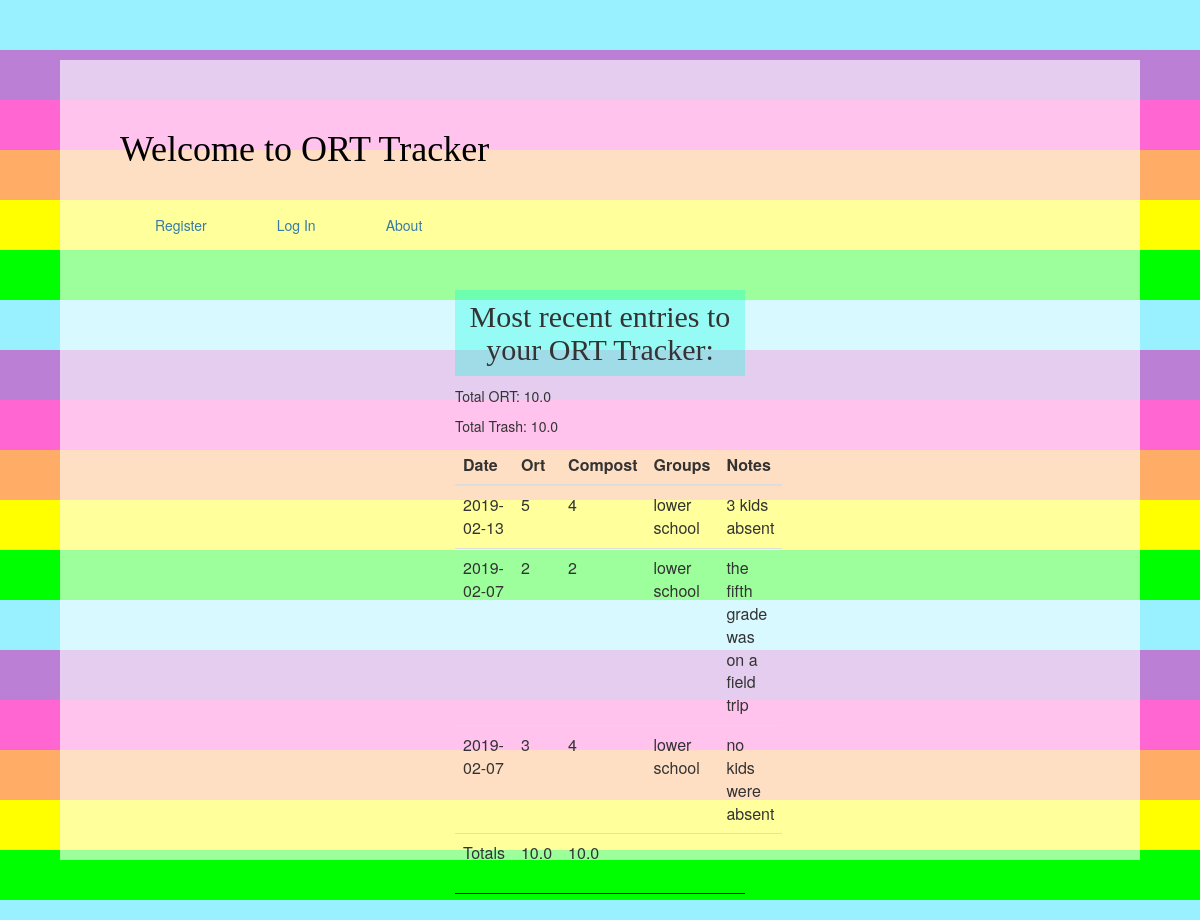
The page /index on the database as committed earlier.
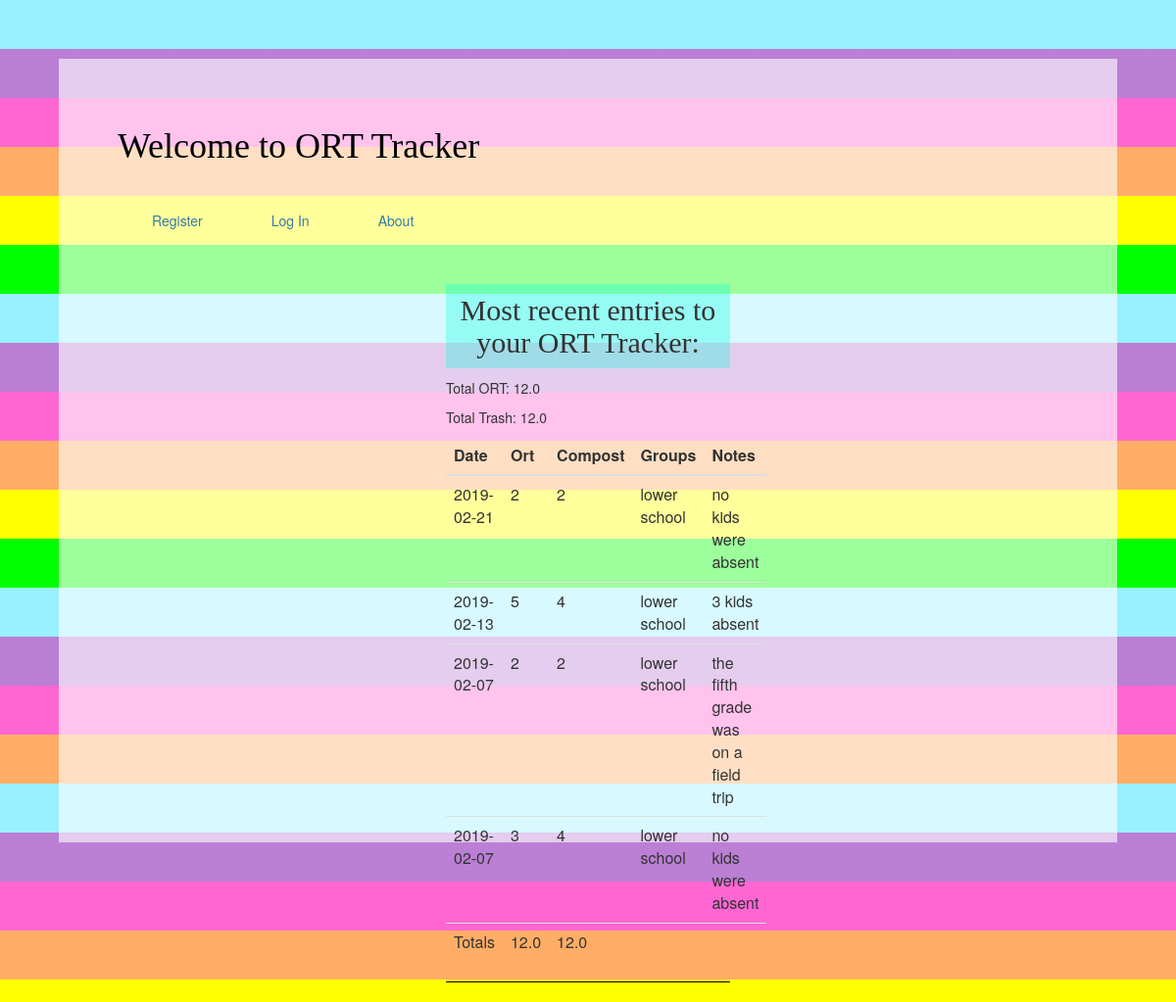
The same page on the database as committed later.
### application/models.py (models this page shows, shortened)
class Data(db.Model):
    id = db.Column(db.Integer, primary_key=True)
    notes = db.Column(db.String(128), index=True, unique=False)
    wdate = db.Column(db.Date(), default= date.today, index=True, unique=False)
    weight_of_ort = db.Column(db.String(128), index=True, unique=False)
    weight_of_compost = db.Column(db.String(128), index=True, unique=False)
    groups = db.Column(db.String(128), index=True, unique=False)
    user_id = db.Column(db.Integer, db.ForeignKey('user.id'))

### application/routes.py (the view)
@application.route('/', methods=['GET', 'POST'])
@application.route('/index', methods=['GET', 'POST'])
def bview():
    try:
        query_db = Data.query.order_by(Data.id.desc())#took out .limit(num_return)
        for q in query_db:
            print(q.notes)
        db.session.close()
    except:
        db.session.rollback()
    total_ort=0
    total_g=0
    for i in query_db:
        total_ort+= float(i.weight_of_ort)
        total_g += float(i.weight_of_compost)
    print(total_ort,total_g)
    return render_template('results.html', results=query_db, total_ort=total_ort, total_g=total_g)

### application/templates/results.html (shortened to what this page needs)
{% extends "base.html" %} {% import 'macros.html' as macros %}
{% block content %}
<div class="col-md-4 col-md-offset-4">
      <div align="center">
        <h2>{{num_return}} Most recent entries to your ORT Tracker:</h2>
      </div>
<p class= "totals">Total ORT: {{total_ort}}</p>
<p class= "totals">Total Trash: {{total_g}}</p>
    <table class="table table-striped table-hover">
  <thead>
    <tr>
      <th>Date</th>
      <th>Ort</th>
      <th>Compost</th>
      <th>Groups</th>
      <th>Notes</th>
    </tr>
  </thead>
{% for z in results %}
    <tr>
      <td>{{z.wdate}}</td>
      <td>{{z.weight_of_ort}}</td>
      <td>{{z.weight_of_compost}}</td>
      <td>{{z.groups}}</td>
        <td>{{z.notes}}</td>
    </tr>
{% endfor %}
<tr>
  <td>Totals</td>
  <td>{{total_ort}}</td>
  <td>{{total_g}}</td>
  <td></td>
  <td></td>
</tr>
</table>
<hr>
{% endblock %}

### application/templates/base.html (shortened to what this page needs)
<html>
  <head>
    <link href="//maxcdn.bootstrapcdn.com/bootstrap/3.3.1/css/bootstrap.min.css" rel="stylesheet">
    <link rel="stylesheet" media="screen" href="https://fontlibrary.org/face/glacial-indifference" type="text/css"/>
    <link href="static/styles.css" rel="stylesheet">
  </head>
  <body>
    <div class= "main-wrap">
<h1>Welcome to ORT Tracker</h1>
<ul class="topnav nav navbar-nav">
  {% if current_user.is_authenticated %}
    <li><a href="{{url_for('bview')}}">Home</a></li>
    <li><a href="{{ url_for('bform') }}">Enter Waste</a></li>
    <li><a href="{{ url_for('logout') }}">Logout</a></li>
    <li><a href="{{url_for('about')}}">About</a></li>
  {% else %}
    <li><a href="{{ url_for('register') }}">Register</a></li>
    <li><a href="{{ url_for('login') }}">Log In</a></li>
    <li><a href="{{ url_for('about') }}">About</a></li>
  {% endif %}
</ul>
    {% block content %} {% endblock %}
</div>
  </body>
</html>

### static/styles.css (style rules this page uses)
body { margin: 0 auto; background:repeating-linear-gradient(180deg, #00dbff66, #00dbff66 50px, #7700aa80 50px, #7700aa80 100px, #ff00b499 100px, #ff00b499 150px, #f709 150px, #f709 200px, #ff0 200px, #ff0 250px, #0f0 250px, #0f0 300px); }
h1 { font-family: 'GlacialIndifferenceRegular',serif; color: #000; margin: 1rem 0; }
h2 { font-family: 'GlacialIndifferenceRegular' ; background: #00ffdb4d; padding: 1rem; }
a { color: #377ba8; }
hr { border: none; border-top: 1px solid black; }
.main-wrap { background-color: #ffffff9c; height: 100%; margin: 5%; padding: 5%; }
.topnav a { margin: 20px }
.table-striped > tbody > tr:nth-child(2n+1) { background: none; }
.navbar-nav { float:none; }

Rows that differ between the two databases and show on the page:
added Data: wdate "2019-02-21", weight_of_ort "2", weight_of_compost "2", groups "lower school", notes "no kids were absent"
Other text that changed with them:
{{ total_ort }}: "10.0" → "12.0"
{{ total_g }}: "10.0" → "12.0"
